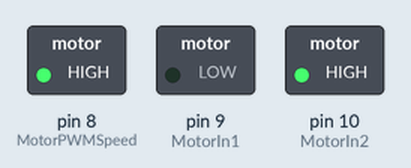
Simulated run of this sketch. Board: Arduino Uno, built with avr-gcc and run on an emulated ATmega328P. On the bench: switched loads named in the sketch (green lamp = pin HIGH).

Above: at 0.1 s.
Timing chart, 0 to 1.6 s (numbered marks = the images above):
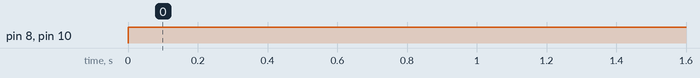

The sketch:

MotorTest.ino
```cpp
#define MotorPWMSpeed 8
#define MotorIn1 9
#define MotorIn2 10

void setup() {
  pinMode(MotorPWMSpeed, OUTPUT);
  pinMode(MotorIn1, OUTPUT);
  pinMode(MotorIn2, OUTPUT);
}

void loop() {
  MotorControl(10);
}

void MotorControl(int speed) {
  if (speed > 127) {
    //Forward
    digitalWrite(MotorIn1, HIGH);
    digitalWrite(MotorIn2, LOW);
    analogWrite(MotorPWMSpeed, 255);
  }
  else if (speed == 127) {
    //Stopped
    digitalWrite(MotorIn1, LOW);
    digitalWrite(MotorIn2, LOW);
  }
  else {
    //Backward
    digitalWrite(MotorIn1, LOW);
    digitalWrite(MotorIn2, HIGH);
    analogWrite(MotorPWMSpeed, 255);
  }
}
```

Measured:
- by itself, pin 8 (MotorPWMSpeed), pin 10 (MotorIn2): LOW → HIGH at 0.00 s
